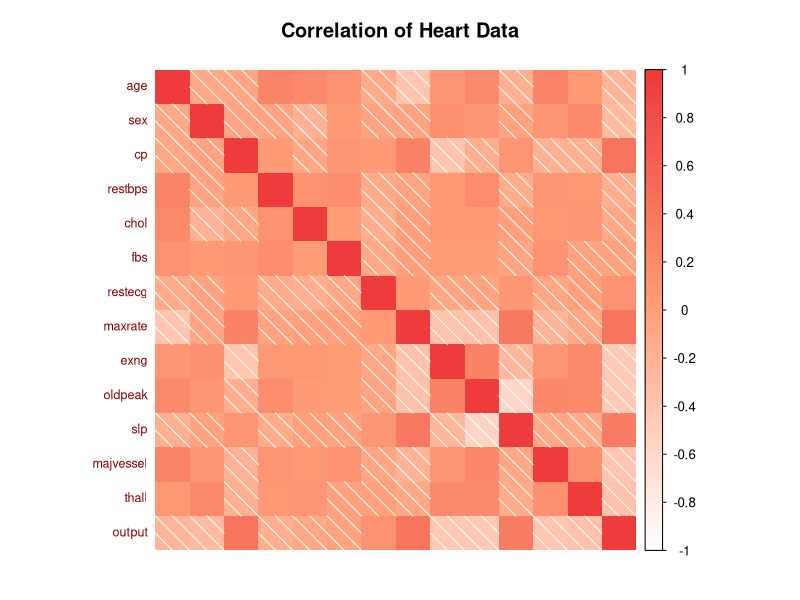

Recreate this plot in R.
## ---- chunk 1
library(caret)
library(corrplot)
## ---- chunk 2
heart <- read.csv("heart.csv")

heart
## ---- chunk 3
summary(heart)
## ---- chunk 4
corrplot(cor(heart), method = "shade",
         title = "Correlation of Heart Data",
         col = colorRampPalette(c("white","lightsalmon","brown2"))(100),
         tl.pos = "l", 
         mar = c(2, 1, 3, 1),
         tl.cex = 0.75,
         tl.col = "darkred"
         ) 
## ---- chunk 5
# set seed
set.seed(904)

# create row index; 80% split
tIndex <- sample(1:nrow(heart), 0.8*nrow(heart))

# use index to split intro train/test
trainD <- heart[tIndex, ]
testD <- heart[-tIndex, ]
## ---- chunk 6
library(randomForest)
## ---- chunk 7
heart.rf <- randomForest(as.factor(output) ~ ., data=trainD, importance=TRUE, proximity=TRUE)
## ---- chunk 8
confusionMatrix(data=predict(heart.rf, testD), reference=as.factor(testD$output))
## ---- chunk 9
mvar <- c(1:13)
nvar <- seq(50, 1000, 50)
bestmod <- heart.rf
bestval <- 0

for (val in mvar) {
  mvar1 <- mvar[val]
  
  for (val in nvar) {
    newheart <- randomForest(as.factor(output) ~ ., data=trainD, importance=TRUE, proximity=TRUE, mtry=mvar1, ntrees=nvar)
    conf <- confusionMatrix(data=predict(newheart, testD), reference=as.factor(testD$output))

    if(conf$overall['Accuracy'] > bestval) {
      bestmod <- newheart
      bestval <- conf$overall['Accuracy']
    }
    
  }
}

## ---- chunk 10
bestmod
bestval

## ---- chunk 11
confusionMatrix(data=predict(bestmod, testD), reference=as.factor(testD$output))
